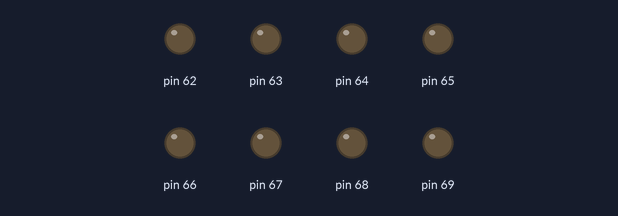
Recording of a sketch running on a simulated Arduino Mega 2560, built with avr-gcc and run on an emulated ATmega2560. Parts: output pins drawn as LEDs (lit = HIGH).

Above: at 0.5 s.
At 3.5 s:
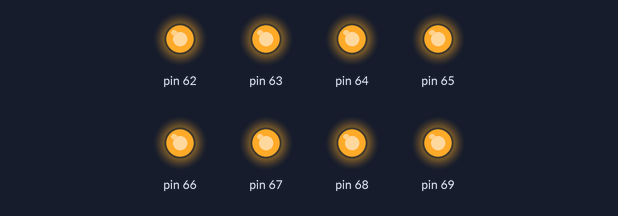
Timing chart, 0 to 4.6 s (numbered marks = the images above):
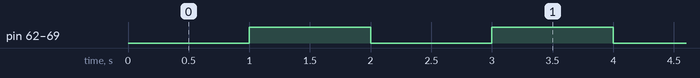

Measured:
- by itself, pin 62–69: alternates HIGH for 1.0 s and LOW for 1.0 s

The sketch:

ports.ino
```cpp
//Autor:Darío Jorge Iglesias
#include<avr/IO.h>//libreria I/O, se puede omitir
void setup(){
DDRK = 0b11111111;}//PORTK OUT
void loop(){
PORTK = 0b00000000;//Todo puerto a 0
delay(1000);//1 Seg.
PORTK = 0B11111111;//Todo puerto a 1
delay(1000);}
//Nota:Si no configuramos arduino Mega 2560
//el compilador tira error, por puerto k
```
